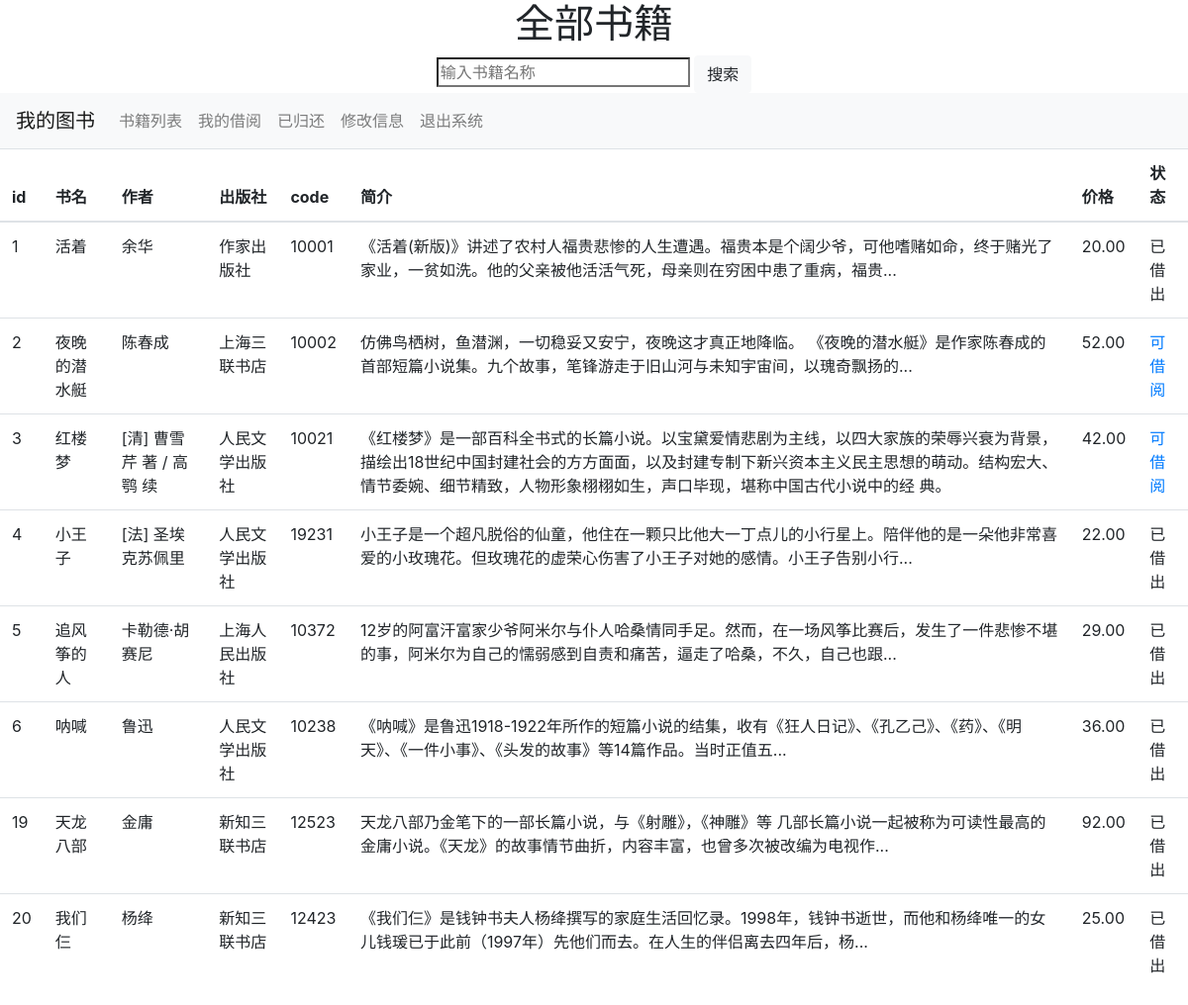
/user_book_list.php (signed in), run on the app's committed database.
### tables this page shows
CREATE TABLE `book_info` (
  `book_id` int(11) NOT NULL AUTO_INCREMENT,
  `book_name` varchar(255) NOT NULL DEFAULT '',
  `book_Introduction` varchar(255) DEFAULT NULL,
  `book_price` decimal(10,2) DEFAULT NULL,
  `book_code` varchar(100) DEFAULT '',
  `book_chuban` varchar(255) DEFAULT NULL,
  `book_author` varchar(255) DEFAULT NULL,
  `book_status` int(11) DEFAULT 0,
  PRIMARY KEY (`book_id`)
);

### user_book_list.php (the view, shortened to what this page needs)
<?php
include ('mysql_connection.php');
?>
    <!doctype html>
    <html lang="en">
    <head>
    </head>
    <body>
    <div class="seach">
        <h1>全部书籍</h1>
        <form action="user_book_search_result.php" method="post">
            <input type="search" name="bookname" placeholder="输入书籍名称">
            <button type="submit" class="btn btn-light">搜索</button>
        </form>
    </div>
    <?php
    include ('user_book_header.php');
    ?>
    <div>
        <table class="table table-hover">
            <thead>
            <tr>
                <th scope="col">id</th>
                <th scope="col">书名</th>
                <th scope="col">作者</th>
                <th scope="col">出版社</th>
                <th scope="col">code</th>
                <th scope="col">简介</th>
                <th scope="col">价格</th>
                <th scope="col">状态</th>
            </tr>
            </thead>
            <tbody>
            <?php
            $sql = 'SELECT book_id,book_name,book_author,book_chuban,book_code,book_Introduction,book_price,book_status FROM book_info';
            $result = mysqli_query($link_info,$sql);
            foreach ($result as $row){
                echo "<tr>";
                echo "<td>{$row['book_id']}</td>";
                echo "<td>{$row['book_name']}</td>";
                echo "<td>{$row['book_author']}</td>";
                echo "<td>{$row['book_chuban']}</td>";
                echo "<td>{$row['book_code']}</td>";
                echo "<td>{$row['book_Introduction']}</td>";
                echo "<td>{$row['book_price']}</td>";
                if($row['book_status']==0) echo "<td><a href='user_borrow_deal.php?id=$row[book_id]'>可借阅</a></td>"; else if($row['book_status']==1) echo "<td>已借出</td>";else  echo "<td>无状态信息</td>";
                echo "</tr>";
            }
            ?>
            </tbody>
        </table>
    </div>
    </body>
    </html>

### user_book_list.php (style rules this page uses)
.seach { max-width: 400px; margin: auto; text-align: center; }

### data on the page
book_info: book_id "1", book_name "活着", book_author "余华", book_chuban "作家出版社", book_code "10001", book_Introduction "《活着(新版)》讲述了农村人福贵悲惨的人生遭遇。福贵本是个阔少爷，可他嗜赌如命，终于赌光了家业，一贫如洗。他的父亲被他活活气死，母亲则在穷困中患了重病，福贵...", book_price "20.00", book_status "已借出"
book_info: book_id "2", book_name "夜晚的潜水艇", book_author "陈春成", book_chuban "上海三联书店", book_code "10002", book_Introduction "仿佛鸟栖树，鱼潜渊，一切稳妥又安宁，夜晚这才真正地降临。 《夜晚的潜水艇》是作家陈春成的首部短篇小说集。九个故事，笔锋游走于旧山河与未知宇宙间，以瑰奇飘扬的...", book_price "52.00"
book_info: book_id "3", book_name "红楼梦", book_author "[清] 曹雪芹 著 / 高鹗 续", book_chuban "人民文学出版社", book_code "10021", book_Introduction "《红楼梦》是一部百科全书式的长篇小说。以宝黛爱情悲剧为主线，以四大家族的荣辱兴衰为背景，描绘出18世纪中国封建社会的方方面面，以及封建专制下新兴资本主义民主思想的萌动。结构宏大、情节委婉、细节精致，人物形象栩栩如生，声口毕现，堪称中国古代小说中的经 典。", book_price "42.00"
book_info: book_id "4", book_name "小王子", book_author "[法] 圣埃克苏佩里", book_chuban "人民文学出版社", book_code "19231", book_Introduction "小王子是一个超凡脱俗的仙童，他住在一颗只比他大一丁点儿的小行星上。陪伴他的是一朵他非常喜爱的小玫瑰花。但玫瑰花的虚荣心伤害了小王子对她的感情。小王子告别小行...", book_price "22.00", book_status "已借出"
book_info: book_id "5", book_name "追风筝的人", book_author "卡勒德·胡赛尼", book_chuban "上海人民出版社", book_code "10372", book_Introduction "12岁的阿富汗富家少爷阿米尔与仆人哈桑情同手足。然而，在一场风筝比赛后，发生了一件悲惨不堪的事，阿米尔为自己的懦弱感到自责和痛苦，逼走了哈桑，不久，自己也跟...", book_price "29.00", book_status "已借出"
book_info: book_id "6", book_name "呐喊", book_author "鲁迅", book_chuban "人民文学出版社", book_code "10238", book_Introduction "《呐喊》是鲁迅1918-1922年所作的短篇小说的结集，收有《狂人日记》、《孔乙己》、《药》、《明天》、《一件小事》、《头发的故事》等14篇作品。当时正值五...", book_price "36.00", book_status "已借出"
book_info: book_id "19", book_name "天龙八部", book_author "金庸", book_chuban "新知三联书店", book_code "12523", book_Introduction "天龙八部乃金笔下的一部长篇小说，与《射雕》，《神雕》等 几部长篇小说一起被称为可读性最高的金庸小说。《天龙》的故事情节曲折，内容丰富，也曾多次被改编为电视作...", book_price "92.00", book_status "已借出"
book_info: book_id "20", book_name "我们仨", book_author "杨绛", book_chuban "新知三联书店", book_code "12423", book_Introduction "《我们仨》是钱钟书夫人杨绛撰写的家庭生活回忆录。1998年，钱钟书逝世，而他和杨绛唯一的女儿钱瑗已于此前（1997年）先他们而去。在人生的伴侣离去四年后，杨...", book_price "25.00", book_status "已借出"
